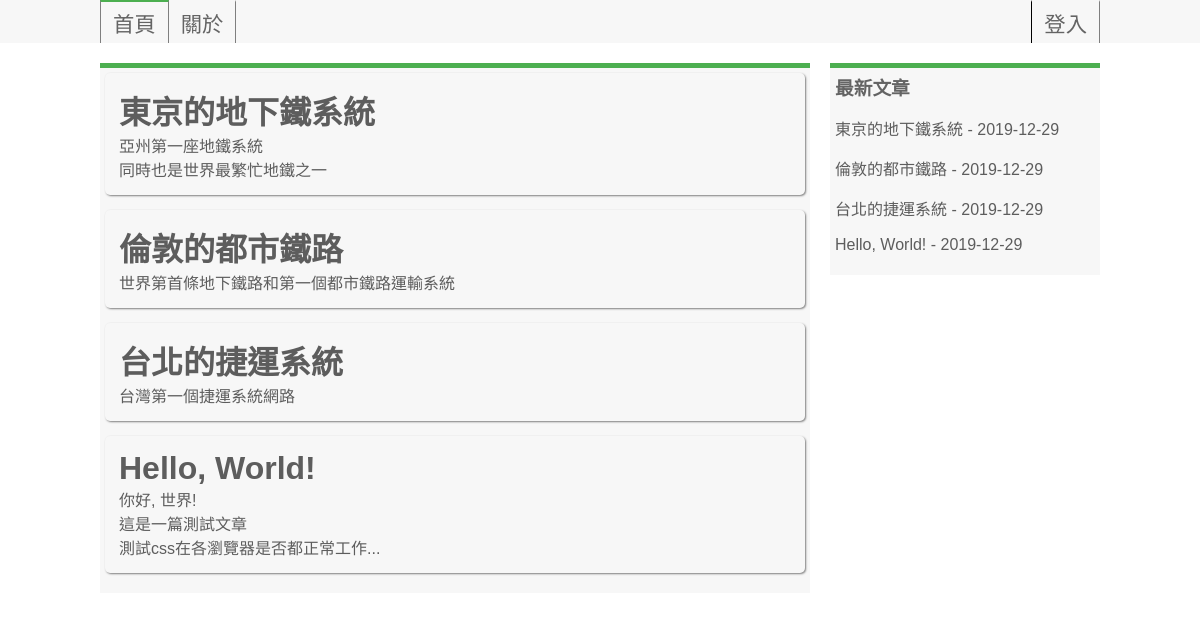
The page / on the database its author committed.
### tables this page shows
CREATE TABLE `posts` (
  `post_id` int(11) NOT NULL AUTO_INCREMENT,
  `title` text,
  `content` text,
  `descr` text,
  `user` varchar(20) DEFAULT NULL,
  `pdate` date DEFAULT NULL,
  PRIMARY KEY (`post_id`)
);

### index.php (the view, shortened to what this page needs)
<?php
require_once("config/sqlconnect.php");
$sql = "SELECT post_id, title, descr, pdate from posts order by post_id desc;";
$result = mysqli_query($con, $sql);
$news = array();
while($row = mysqli_fetch_assoc($result)) {
    array_push($news, $row);
}
?>
<!DOCTYPE html>
<html lang="zh-tw">
<head>
    <link rel="stylesheet" type="text/css" media="screen" href="css/main.css" />
</head>
<body>
    <div class="nav">
        <div class="container">
            <ul>
                <li <?php echo !isset($_GET['id']) && !isset($_GET['page']) ? 'class="active"' : ''; ?>><a href="index.php">首頁</a></li>
                <li <?php echo @$_GET['page']=='about' ? 'class="active"' : ''; ?>><a href="index.php?page=about">關於</a></li>
                <li style="float:right; border-left: black 1px solid;">
                <?php
                    if (isset($_SESSION['username'])) {
                        echo "<a href=\"admin/index.php\">HI! ".$_SESSION['nickname']."</a>";
                    } else {
                        echo "<a href=\"login.php\">登入</a>";
                    }
                ?>
                </li>
            </ul>
        </div>
    </div>
    <div class="container" id="mainframe">
        <div id="page">
            <?php
            if (isset($_GET['page']) && $_GET['page']=='about') {
                echo file_get_contents("page/about.html");
            } else {
                foreach ($news as $key) {
                    echo "<div class=\"preview\"><h1><a href=\"index.php?id=".$key['post_id']."\">".$key['title']."</a></h1><div>".$key['descr']."</div></div>";
                }
            }
            ?>
        </div>
        <div class="menu">
            <div>
                <h3>最新文章</h3>
                <div id="news">
                    <?php
                    foreach ($news as $key) {
                        echo "<p><a href=\"index.php?id=".$key['post_id']."\">".$key['title']." - ".$key['pdate']."</a></p>";
                    }
                    ?>
                </div>
            </div>
        </div>
    </div>
</body>
</html>

### css/main.css (style rules this page uses)
html, body { margin: 0; padding: 0; font-family: '微軟正黑體', Arial, Helvetica, sans-serif; color: #646464; }
.nav { width: 100%; font-size: 16pt; background-color: #f7f7f7; }
.container { width: 1000px; margin-left: auto; margin-right: auto; }
.nav ul { list-style-type: none; margin: 0; padding: 0; overflow: hidden; }
.nav ul > li { float: left; border-right: 1px solid #7f7f7f; border-top: 2px solid #00000000; }
.nav ul > li:first-child { border-left: 1px solid #7f7f7f; }
.nav ul > li:hover, .nav ul > .active { border-top: 2px solid #4caf50; }
.nav ul > li > a { display: block; color: #646464; text-align: center; padding: 5px 12px; text-decoration: none; }
#mainframe { margin-top: 20px; }
#mainframe > div { float: left; padding: 5px; border-top: 5px solid #4caf50; }
#mainframe > #page { width: 70%; background-color: #f7f7f7; }
#mainframe > .menu { margin-left: 2%; width: 26%; background-color: #f7f7f7; }
.menu h3 { margin: 0; }
.preview { margin-left: auto; margin-right: auto; padding: 14px; border-radius: 5px; box-shadow: 1px 1px 2px 0 #7f7f7f; color: #5d5d5d; margin-bottom: 15px; }
.preview h1 { margin: 0; }
.preview > h1 > a { color: #5d5d5d; text-decoration: none; }
#news a { color: #5d5d5d; text-decoration: none; }

### rows shown on the page
posts: title "東京的地下鐵系統", descr "亞州第一座地鐵系統 同時也是世界最繁忙地鐵之一", pdate "2019-12-29"
posts: title "倫敦的都市鐵路", descr "世界第首條地下鐵路和第一個都市鐵路運輸系統", pdate "2019-12-29"
posts: title "台北的捷運系統", descr "台灣第一個捷運系統網路", pdate "2019-12-29"
posts: title "Hello, World!", descr "你好, 世界! 這是一篇測試文章 測試css在各瀏覽器是否都正常工作...", pdate "2019-12-29"
